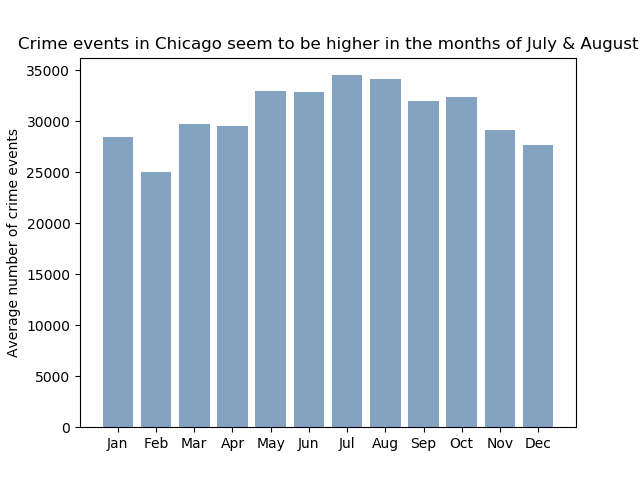

This figure's Python source:
#Spark HW - Question Number 1

# Importing packages

from pyspark.sql import SQLContext
from pyspark import SparkContext
from pyspark.conf import SparkConf
from pyspark.sql.functions import *
import numpy as np
import pandas as pd
import matplotlib.pyplot as plt

# Step 1. Establish connection
sc = SparkContext()
sqlcontext = SQLContext(sc)

# Step 2. Read dataset

path = 'hdfs://wolf.analytics.private/user/asp9295/Assignment_Spark/Crimes_-_2001_to_present.csv'
crime = sqlcontext.read.csv(path, header = True)

# Step 3. Perform necessary data transformations
crime = crime.withColumn('Day_Part', split(crime['Date'], ' ').getItem(0))
crime = crime.withColumn('Month_Part', split(crime['Day_Part'], '/').getItem(0))
crime = crime.withColumn('Year_Part', split(crime['Day_Part'], '/').getItem(2))
crime.createOrReplaceTempView('Data_Q1')

# Step 4. Sql query to roll up the data
rolled_up_data = sqlcontext.sql("SELECT DISTINCT Month_Part, COUNT(*) / COUNT(DISTINCT Year_Part) AS Average_Monthly_Crime from Data_Q1 group by Month_Part order by Month_Part").toPandas()

# Step 5. Create bar plot
plt.bar(rolled_up_data['Month_Part'], rolled_up_data['Average_Monthly_Crime'], color=(0.2, 0.4, 0.6, 0.6))
plt.title('Crime events in Chicago seem to be higher in the months of July & August')
plt.xticks(np.arange(12),('Jan','Feb','Mar','Apr','May','Jun','Jul','Aug','Sep','Oct','Nov','Dec'))
plt.ylabel('Average number of crime events')
plt.savefig('Sah_exercise1.png')
